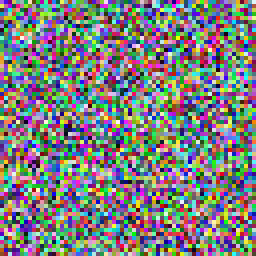
#> input picture fixtures_rq5/manual_test/rgb/front/mt_0000.png, 64 x 64 px (shown 4 times larger)
$ python -i perception_gap_feature_proxy.py   (imports and definitions only)
#> lines starting #> are read from the running program, lines starting #| are printed output that depends on the picture
#> in extract_feature_proxy_from_path, im is the input picture: PIL image 64x64 RGB; mean R, G, B 124.5, 125.8, 125.7
#!/usr/bin/env python3
# -*- coding: utf-8 -*-
"""
Perception gap feature proxy (lightweight, no torch required).

Goal:
- Provide a deterministic, dependency-light feature vector for images, suitable for
  quick domain-gap proxies (e.g., CORAL/MMD on feature vectors).

This is intentionally NOT a learned embedding. It's a "cheap and cheerful" proxy.

Features:
- Per-channel mean + std (6)
- Per-channel histogram with 16 bins (48)
- Gradient magnitude histogram with 16 bins (16)
Total: 70 dims
"""

from __future__ import annotations

from dataclasses import dataclass
from pathlib import Path
from typing import Optional, Tuple

import numpy as np

try:
    from PIL import Image
except Exception:  # pragma: no cover
    Image = None  # type: ignore

BINS_RGB = 16
BINS_GRAD = 16

def _to_rgb_array(img: np.ndarray) -> np.ndarray:
    if img.ndim == 2:
        img = np.stack([img, img, img], axis=-1)
    if img.ndim != 3 or img.shape[2] < 3:
        raise ValueError(f"Expected HxWx3 image; got {img.shape}")
    img = img[:, :, :3]
    if img.dtype != np.float32:
        img = img.astype(np.float32)
    # Normalize to 0..1 if likely 0..255
    if img.max() > 1.5:
        img = img / 255.0
    return np.clip(img, 0.0, 1.0)

def _grad_mag(gray: np.ndarray) -> np.ndarray:
    # Simple finite differences (no scipy)
    gx = np.zeros_like(gray, dtype=np.float32)
    gy = np.zeros_like(gray, dtype=np.float32)
    gx[:, 1:-1] = 0.5 * (gray[:, 2:] - gray[:, :-2])
    gy[1:-1, :] = 0.5 * (gray[2:, :] - gray[:-2, :])
    return np.sqrt(gx * gx + gy * gy)

def extract_feature_proxy(img: np.ndarray) -> np.ndarray:
    """
    img: numpy array (HxW, HxWxC) uint8/float
    returns: (70,) float32 feature vector
    """
    rgb = _to_rgb_array(img)
    means = rgb.reshape(-1, 3).mean(axis=0)
#> means = [0.488, 0.493, 0.493]
    stds = rgb.reshape(-1, 3).std(axis=0)
#> stds = [0.289, 0.291, 0.288]

    # RGB histograms
    hists = []
    for c in range(3):
        hist, _ = np.histogram(rgb[:, :, c], bins=BINS_RGB, range=(0.0, 1.0), density=True)
        hists.append(hist.astype(np.float32))
#> after the loop, hists = 3 items
    rgb_hist = np.concatenate(hists, axis=0)
#> rgb_hist = 48 values, max 1.12 at index 36, min 0.867 at index 47, mean 1

    # Gradient histogram
    gray = (0.299 * rgb[:, :, 0] + 0.587 * rgb[:, :, 1] + 0.114 * rgb[:, :, 2]).astype(np.float32)
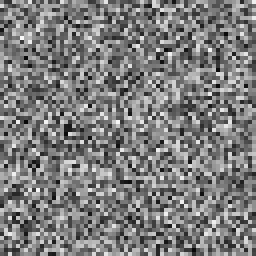
#> gray: shape (64, 64) float32 (shown 4 times larger); min 0.033, max 0.977, mean 0.492
    g = _grad_mag(gray)
#> in _grad_mag, `gx[:, 1:-1] = 0.5 * (gray[:, 2:] - gray[:, :-2])`:
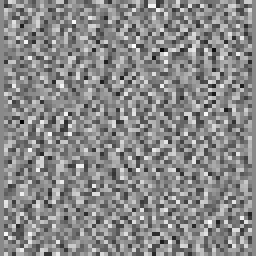
#> gx: shape (64, 64) float32 (shown 4 times larger); min -0.452, max 0.386, mean -0.000135; drawn with min black and max white
#> in _grad_mag, `gy[1:-1, :] = 0.5 * (gray[2:, :] - gray[:-2, :])`:
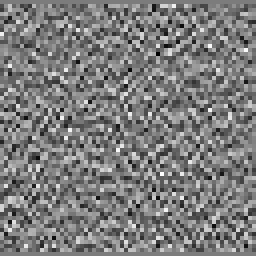
#> gy: shape (64, 64) float32 (shown 4 times larger); min -0.394, max 0.413, mean 9.65e-05; drawn with min black and max white
#> in _grad_mag, `return np.sqrt(gx * gx + gy * gy)`:
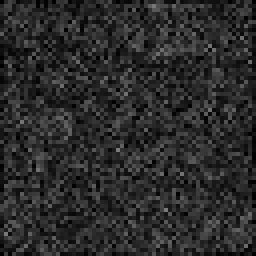
#> returned value: shape (64, 64) float32 (shown 4 times larger); min 0, max 0.484, mean 0.169
    # Normalize grad to 0..1-ish for histogram stability
    g = np.clip(g / (g.max() + 1e-6), 0.0, 1.0)
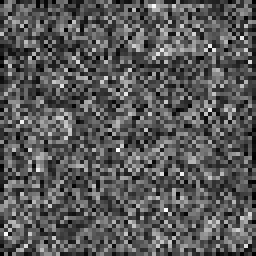
#> g: shape (64, 64) float32 (shown 4 times larger); min 0, max 1, mean 0.349
    gh, _ = np.histogram(g, bins=BINS_GRAD, range=(0.0, 1.0), density=True)
#> gh = [0.527, 1.04, 1.69, 2.05, 1.99, 2.04, 1.67, 1.68, 1.2, 0.871, 0.57, 0.375, 0.191, 0.0469, 0.043, 0.0195]
    grad_hist = gh.astype(np.float32)
#> grad_hist has the same summary as gh

    feat = np.concatenate([means, stds, rgb_hist, grad_hist], axis=0).astype(np.float32)
#> feat = 70 values, max 2.05 at index 57, min 0.0195 at index 69, mean 0.948
    return feat

def extract_feature_proxy_from_path(path: str) -> np.ndarray:
    p = Path(path)
    if Image is None:
        raise RuntimeError("Pillow (PIL) is required to load images from path, but is not installed.")
    im = Image.open(p).convert("RGB")
    arr = np.array(im)
    return extract_feature_proxy(arr)

>>> result = extract_feature_proxy_from_path('../../fixtures_rq5/manual_test/rgb/front/mt_0000.png')
#> result has the same summary as feat in extract_feature_proxy

$ run again, on fixtures_rq5/manual_test/rgb/front/mt_0001.png
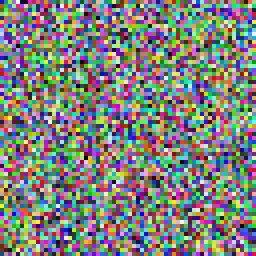
#> input picture fixtures_rq5/manual_test/rgb/front/mt_0001.png, 64 x 64 px (shown 4 times larger)
#> in extract_feature_proxy_from_path, im is the input picture: PIL image 64x64 RGB; mean R, G, B 126.6, 129.2, 124.3
#> means = [0.496, 0.507, 0.487]
#> stds = [0.286, 0.289, 0.288]
#> after the loop in extract_feature_proxy, `for c in range(3):`: hists = 3 items
#> rgb_hist = 48 values, max 1.15 at index 40, min 0.801 at index 46, mean 1
#> in _grad_mag, `return np.sqrt(gx * gx + gy * gy)`:
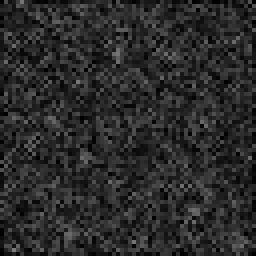
#> returned value: shape (64, 64) float32 (shown 4 times larger); min 0, max 0.486, mean 0.168
#> in extract_feature_proxy, `g = np.clip(g / (g.max() + 1e-6), 0.0, 1.0)`:
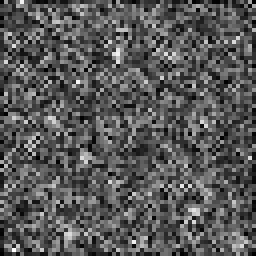
#> g: shape (64, 64) float32 (shown 4 times larger); min 0, max 1, mean 0.346
#> gh = [0.527, 1.08, 1.68, 2.03, 2, 1.99, 1.89, 1.52, 1.32, 0.883, 0.543, 0.246, 0.16, 0.0898, 0.0156, 0.0195]
#> grad_hist has the same summary as gh
#> feat = 70 values, max 2.03 at index 57, min 0.0156 at index 68, mean 0.948
#> result has the same summary as feat in extract_feature_proxy
